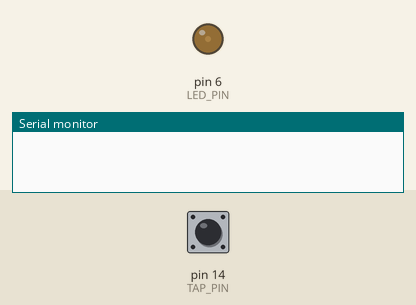
Simulated run of this sketch. Board: Arduino Uno, built with avr-gcc and run on an emulated ATmega328P. On the bench: output pins drawn as LEDs (lit = HIGH), the last lines printed to the serial monitor. The test bench sets the inputs (shaded band); at power-on: pin 14 (TAP_PIN) HIGH.

Above: at 1.7 s.
1.8 s: pin 14 (TAP_PIN) pulled LOW for 0.15 s
At 3.3 s:
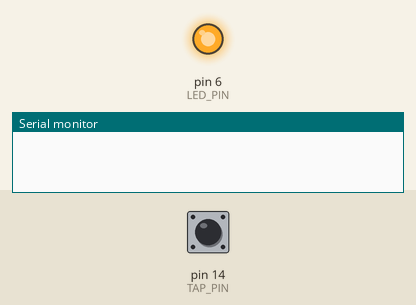
4.9 s: pin 14 (TAP_PIN) pulled LOW for 1 s
7.9 s: pin 14 (TAP_PIN) pulled LOW for 0.15 s
10.9 s: pin 14 (TAP_PIN) pulled LOW for 3.2 s
At 15.3 s:
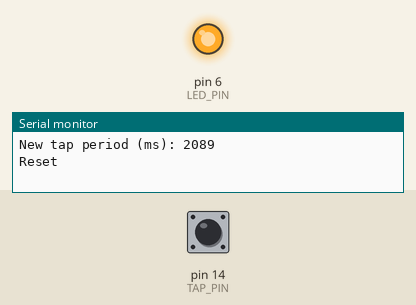
15.6 s: pin 14 (TAP_PIN) pulled LOW for 0.15 s
18.6 s: pin 14 (TAP_PIN) pulsed LOW 5 times (0.12 s each, 0.3 s apart)
Timing chart, 0 to 22.6 s (numbered marks = the images above; inputs shaded):
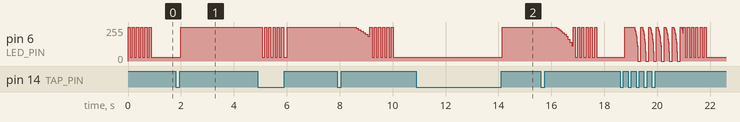

The sketch:

miditap.ino
```cpp
#include <ButtonDebounce.h>
// tap button input - any digital input
#define TAP_PIN 14
// ignore switch/pedal bouncing up to this many miliseconds
// (this sets an upper limit to the bpm that can be tapped)
ButtonDebounce button(TAP_PIN, 50);

// all time periods are in MICRO seconds (there's 1.000.000 of those in a second)
// tap intervals longer than 3s are interpreted as onset of a new tap sequence.
// this sets a lower limit on the frequency of tapping: 20bpm
#define MAXIMUM_TAP_INTERVAL 1000L * 3000
// hold for 1s to reset tempo and stop sending clock signals
#define HOLD_RESET_DURATION 1000L * 1000

// how many taps should be remembered? the clock period will be calculated based on
// all remembered taps, i.e. it will be the average of the last TAP_MEMORY-1 periods
#define TAP_MEMORY 4
long tapTimes[TAP_MEMORY];
// counter
long timesTapped = 0;


// to be able to debug via the USB Serial interface, write the MIDI
// messages to another set of digital pins using SoftwareSerial
#include <SoftwareSerial.h>
#define MIDI_RX_PIN 2 // not actually used (should be an interruptable pin in theory)
#define MIDI_TX_PIN 10 // SoftwareSerial output port -- connect to MIDI jack pin 5 via 220 Ohm resistor
// more details on MIDI jack wiring: https://www.arduino.cc/en/uploads/Tutorial/MIDI_bb.png
SoftwareSerial Midi(MIDI_RX_PIN, MIDI_TX_PIN);

// use the PWM-compatible pins 3, 5, 6 or 11 if you want a nice logarithmic fade
// (PWM on pins 9 and 10 is blocked by the hardware timer used for the MIDI message
// interrupt, see below)
#define LED_PIN 6

// counts up to CLOCKS_PER_BEAT to control the status LED indicating the current
// tempo. volatile because it is reset to 0 (full brightness) when button is tapped
volatile int blinkCount = 0;

// use nice (base 12) logarithmic fade-out for the LED blink
const int LED_BRIGHTNESS[24] = { 255, 255, 255, 255, 255, 246, 236, 225, 213, 200, 184, 165, 142, 113, 71, 0, 0, 0, 0, 0, 0, 0, 0, 0 };
// whenever idle, keep LED on some low brightness level to indicate pedal is on
#define READY_BRIGHTNESS 30

#include <TimerOne.h>
// MIDI requires 24 clock pulse messages per beat (quaver)
#define CLOCKS_PER_BEAT 24

// this stores the MIDI clock period, i.e. the calculated average period of the
// tapping divided by CLOCKS_PER_BEAT
long clockPeriod;

// only start sending clocks once we've been tapped at least twice
bool clockPulseActive = false;

// helper variable that can be set by interrupts, causing the next
// iteration of loop() to do cleanup (and play a nice led animation)
volatile bool reset = false;

void setup() {
  // fire up
  pinMode(LED_PIN, OUTPUT);
  digitalWrite(LED_PIN, HIGH);

  // use hardware serial for debugging
  Serial.begin(9600);
  // software serial to send MIDI clocks
  Midi.begin(31250);

  // set up tap input pin and callback from ButtonDebounce library
  pinMode(TAP_PIN, INPUT_PULLUP);
  button.setCallback(tapped);

  // initialise timer - this breaks PWM (analogWrite) on pins 9+10.
  // the clock pulse really only starts sending once the interrupt callback
  // function is set in setClockPulse() below
  Timer1.initialize();
  // cause first call to loop() to play the LED animation to signal the pedal is ready
  reset = true;
}

// MIDI messages are sent by the interrupt-based timer, only need to read the
// debounced tap inputs in the loop
void loop() {
  if (reset) {
    timesTapped = 0;
    clockPulseActive = false;
    // play nice reset animation
    for (int i = 0; i <= 5; i++) {
      digitalWrite(LED_PIN, HIGH);
      delay(80);
      analogWrite(LED_PIN, READY_BRIGHTNESS);
      delay(80);
    }
    reset = false;
  }
  // don't let the code that starts and stops the interrupts (invoked via
  // callback by button.update()) be interrupted
  noInterrupts();
  button.update();
  interrupts();
}

// update the
void setClockPulse() {
  clockPeriod = (tapTimes[timesTapped - 1] - tapTimes[0]) / ((timesTapped - 1) * CLOCKS_PER_BEAT);
  Serial.print("New tap period (ms): ");
  Serial.println(clockPeriod * CLOCKS_PER_BEAT / 1000);
  if (clockPulseActive) {
    Timer1.setPeriod(clockPeriod);
  } else {
    clockPulseActive = true;
    Timer1.attachInterrupt(sendClockPulse, clockPeriod);
    // syncing the onset of the arpeggiator with the actual time of the tap (rather
    // than just the *tempo* of the tapping) would be nice, but neither a MIDI start
    // nor a Song Position Pointer message appear to reset the arpeggiator on my Korg
  }
}

void stopClockPulse() {
  Timer1.detachInterrupt();
  // could send midi stop as well to kill the arpeggiator
  //Midi.write(0xFC);
  // this function is called from the sendClockPulse() timer interrupt callback,
  // so delegate cleanup (and the led animation) to the main loop
  reset = true;
}

// callback for the debounced button
void tapped(int state) {
  if (!state) {
    // overengineering opportunity: could measure how long the pedal is held
    // down to adapt the duration of the blinking to how the user is tapping..?
    return;
  }
  long now = micros();
  long timeSinceLastTap = now - tapTimes[max(0, timesTapped - 1)];

  // reset led to the (bright) beginning of the blinking cycle
  blinkCount = 0;

  if (timesTapped == 0 or timeSinceLastTap > MAXIMUM_TAP_INTERVAL) {
    // new tap sequence
    tapTimes[0] = now;
    timesTapped = 1;
    if (!clockPulseActive) {
      // first tap: indicate that we're listening by turning on the led for as
      // long as we're listening
      digitalWrite(LED_PIN, HIGH);
      Timer1.attachInterrupt(stopWaiting, MAXIMUM_TAP_INTERVAL);
      // reset timer to beginning, otherwise it will be based on the counter value
      // from before attachInterrupt()
      Timer1.start();
    }
    return;

  } else if (timesTapped > 1) {
    // when the time between 2 taps is less than the maximum tap interval but much
    // different from the average of the tap sequence so far, reset it, as it
    // probably means a new tempo is being tapped
    float ratio = float(timeSinceLastTap) / (clockPeriod * CLOCKS_PER_BEAT);
    if (ratio > 1.5 or ratio < 0.5) {
      // put last of previous tap sequence as first of new one in memory
      tapTimes[0] = tapTimes[timesTapped - 1];
      timesTapped = 1;
    }
  }

  if (timesTapped < TAP_MEMORY) {
    // write to next free slot
    timesTapped++;
  } else {
    // shift memory content forward (drop earliest tap time)
    memcpy(tapTimes, &tapTimes[1], sizeof(long) * (TAP_MEMORY - 1));
  }
  tapTimes[timesTapped - 1] = now;

  // update timer interrupt to new period
  setClockPulse();
}

void stopWaiting() {
  // Timer1.attachInterrupt() doesn't wait for a full cycle of the timer but triggers
  // this callback almost immediately, so we need to check that one cycle has elapsed
  // before turning off the LED (and disconnecting the interrupt again). we divide by
  // two in the comparison to work around a wonderful heisenbug caused by the interrupt
  // actually always being triggered a bit too early unless you put a debugging
  // Serial.println() before micros() of course...
  if (micros() - tapTimes[0] >= MAXIMUM_TAP_INTERVAL / 2) {
    Timer1.detachInterrupt();
    reset = true;
  }
}

// this function is called by the Timer interrupt
void sendClockPulse() {
  // check if lastTapTime has been ages ago and, if the
  // debounced button is still HIGH, stop the clock
  if (button.state() == HIGH and micros() - tapTimes[timesTapped - 1] > HOLD_RESET_DURATION) {
    Serial.println("Reset");
    stopClockPulse();
    return;
  }

  // send MIDI clock
  Midi.write(0xF8);

  analogWrite(LED_PIN, LED_BRIGHTNESS[blinkCount]);
  blinkCount = (blinkCount + 1) % CLOCKS_PER_BEAT;
}
```

Measured:
- after the input at 1.8 s, pin 6 (LED_PIN): 30/255 → 255/255 after 0.20 s
- after the input at 10.9 s, pin 6 (LED_PIN): 30/255 → 255/255 after 3.2 s
- by itself, pin 6 (LED_PIN): alternates 255/255 for 0.08 s and 30/255 for 0.08 s, 11 changes in all, then stays 30/255
